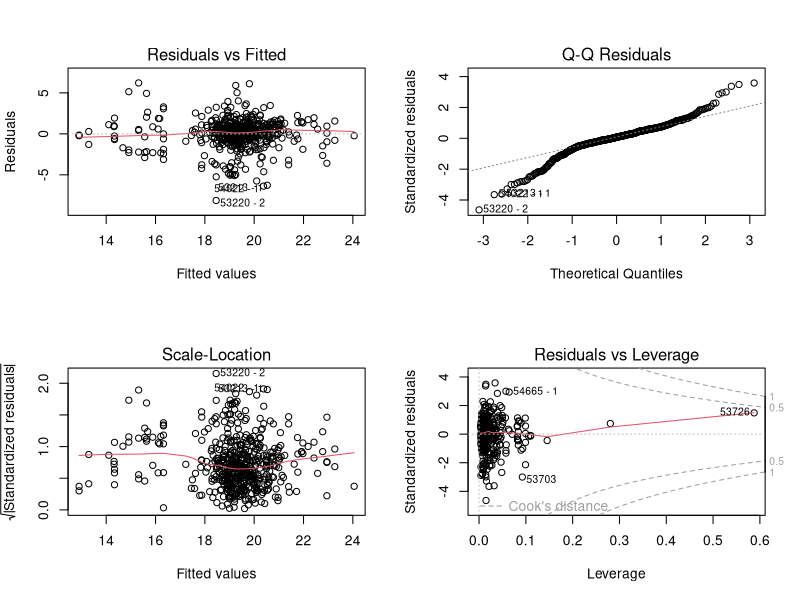
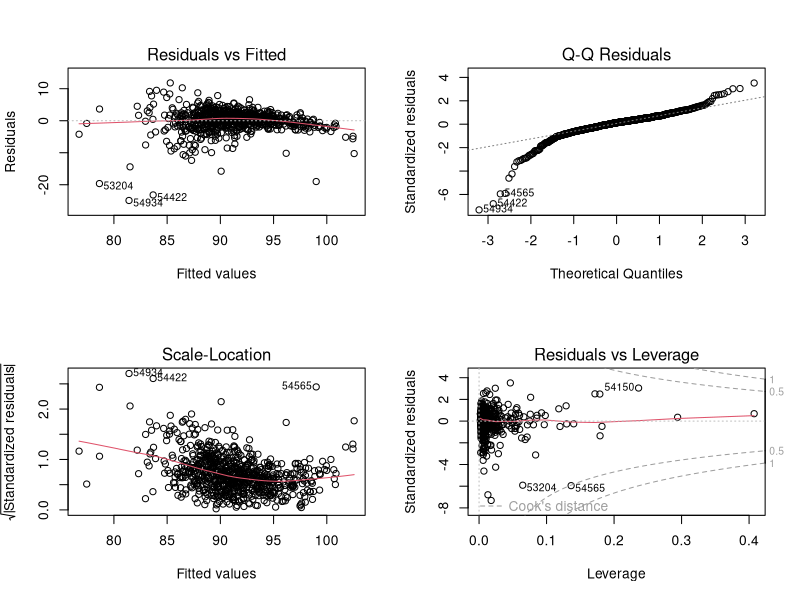

These charts were generated, in order, by the following R code:
## ---- chunk 1
knitr::opts_chunk$set(echo = TRUE)
## ---- chunk 2
ACT_Data <- read.csv("../Manipulated Data/ACT Data 2017-18.csv")
ACT_Data <- ACT_Data[, -1]
ACT_Data$zip <- ACT_Data$Zipcode
ACT_Data <- ACT_Data[, -2]
GraduationRate <- read.csv("../Manipulated Data/Graduation Rate.csv")
GraduationRate$GraduationRate <- as.numeric(as.character(GraduationRate$GraduationRate))
GraduationRate$zip <- GraduationRate$zipcode
GraduationRate <- GraduationRate[, -1]
Demographic <- read.csv("../Manipulated Data/Demographic.csv")
Demographic <- Demographic[, -c(2, 3, 4, 5)]
Demographic$zip <- Demographic$zip.code
Demographic <- Demographic[, -1]
EmployeeEducation <- read.csv("../Manipulated Data/EmployeeEducationData.csv")
EmployeeEducation$zip <- EmployeeEducation$zip.code
EmployeeEducation <- EmployeeEducation[, -c(1, 2, 3, 4, 5, 6, 7)]
MeanIncome <- read.csv("../Manipulated Data/mean_income.csv")
MeanIncome$Mean.income <- as.numeric(as.character(MeanIncome$Mean.income))
MeanIncome$zip <- MeanIncome[, 1]
MeanIncome <- MeanIncome[, -1]
PrivateSchoolRatio <- read.csv("../Manipulated Data/PublicPrivateSchool.csv")
PrivateSchoolRatio$Private.Ratio <- as.numeric(as.character(PrivateSchoolRatio$Private.Ratio))
PrivateSchoolRatio$zip <- PrivateSchoolRatio$Zipcode
PrivateSchoolRatio <- PrivateSchoolRatio[, -c(1, 2, 3, 4, 5, 6, 7)]

## ---- chunk 3

ACT <- merge(Demographic, ACT_Data, by = "zip", all = TRUE)
ACT <- merge(ACT, EmployeeEducation, by = "zip", all = TRUE)
ACT <- merge(ACT, MeanIncome, by = "zip", all = TRUE)
ACT <- merge(ACT, PrivateSchoolRatio, by = "zip", all = TRUE)
temp <- ACT$zip
temp <- ACT$zip[which(duplicated(temp))]
for(zip in temp) {
  counter <- 1
  for(dup in which(ACT$zip == zip)) {
    ACT$zip[dup] <- paste(ACT$zip[dup], "-", counter)
    counter <- counter + 1
  }
}
rownames(ACT) <- ACT$zip
ACT <- ACT[, -1]


Grad <- merge(Demographic, GraduationRate, by = "zip", all = TRUE)
Grad <- merge(Grad, EmployeeEducation, by = "zip", all = TRUE)
Grad <- merge(Grad, MeanIncome, by = "zip", all = TRUE)
Grad <- merge(Grad, PrivateSchoolRatio, by = "zip", all = TRUE)
rownames(Grad) <- Grad$zip
Grad <- Grad[, -1]

## ---- chunk 4
lm.fit.ACT <- lm(ACT ~ ., data = ACT)
summary(lm.fit.ACT)
lm.fit.ACT.withoutDemographic <- lm(ACT ~ ACT +
                        Assoc.Ratio + Bachelor.Ratio + Master.Ratio +
                        Prof.Degree.Ratio + Doctor.Ratio +
                        Mean.income + Private.Ratio, data = ACT)
summary(lm.fit.ACT.withoutDemographic)
anova(lm.fit.ACT.withoutDemographic, lm.fit.ACT)
par(mfrow=c(2,2))
plot(lm.fit.ACT)


lm.fit.Grad <- lm(GraduationRate ~ ., data = Grad)
summary(lm.fit.Grad)
lm.fit.Grad.withoutDemographic <- lm(GraduationRate ~ GraduationRate
                      + Assoc.Ratio + Bachelor.Ratio + Master.Ratio
                      + Prof.Degree.Ratio + Doctor.Ratio
                      + Mean.income + Private.Ratio, data = Grad)
summary(lm.fit.Grad.withoutDemographic)
anova(lm.fit.Grad.withoutDemographic, lm.fit.Grad)
par(mfrow=c(2,2))
plot(lm.fit.Grad)
